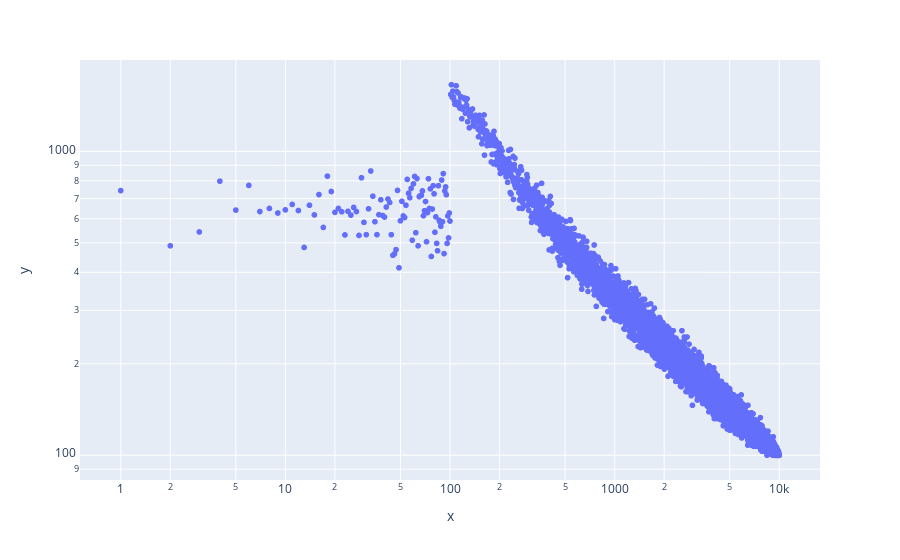

The notebook cell saved with this chart:
### Code cell
# plot the degree distribution
degrees = [G.degree(n) for n in G.nodes()]
px.scatter(x=range(len(degrees)), y=degrees, log_y=True,log_x=True)

### Figure 1 — Plotly figure (JSON) as saved in the notebook; plotly's stock layout.template omitted (floating-point values rounded to 4 significant figures; data arrays with more than 128 entries replaced by an {"elided": "..."} marker saying what was removed)
{"data": [{"hovertemplate": "x=%{x}<br>y=%{y}<extra></extra>", "legendgroup": "", "marker": {"color": "#636efa", "symbol": "circle"}, "mode": "markers", "name": "", "showlegend": false, "type": "scattergl", "x": {"elided": "10000 int values"}, "xaxis": "x", "y": {"elided": "10000 int values"}, "yaxis": "y"}], "layout": {"legend": {"tracegroupgap": 0}, "margin": {"t": 60}, "xaxis": {"anchor": "y", "domain": [0, 1], "title": {"text": "x"}, "type": "log"}, "yaxis": {"anchor": "x", "domain": [0, 1], "title": {"text": "y"}, "type": "log"}}}
